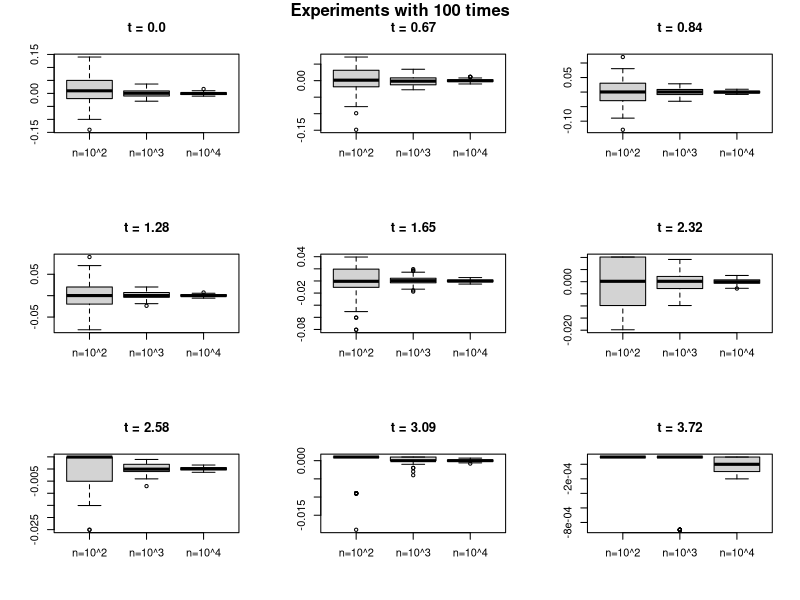

The R source for this figure:
## ---- chunk 1
knitr::opts_chunk$set(echo = TRUE)
## ---- chunk 2
N <- c(100 ,1000, 10000);  Ts <- c(0.0, 0.67, 0.84, 1.28, 1.65, 2.32, 2.58, 3.09, 3.72)
experiment <- array( 0, dim = c(length(N), length(Ts), 100) )

for (expe in 1:100) {
  for (t in 1:length(Ts)) {
    for (n in 1:length(N)) {
      temp <- rnorm(N[n], mean = 0, sd = 1)
      experiment[n ,t , expe] <- sum( ifelse( temp <= Ts[t], 1, 0 ) ) / N[n]
    }
  }
}


## ---- chunk 3
library(knitr)
knitr::kable(data.frame(rbind(experiment[,,1], pnorm(Ts))), format = "markdown", 
             row.names = T, col.names = Ts)
## ---- chunk 4
par(mfrow=c(3,3))
boxplot(t(experiment[,1,])-pnorm(Ts[1]), names=c("n=10^2","n=10^3","n=10^4"))
title("t = 0.0")
boxplot(t(experiment[,2,])-pnorm(Ts[2]), names=c("n=10^2","n=10^3","n=10^4"))
title("t = 0.67")
boxplot(t(experiment[,3,])-pnorm(Ts[3]), names=c("n=10^2","n=10^3","n=10^4"))
title("t = 0.84")
boxplot(t(experiment[,4,])-pnorm(Ts[4]), names=c("n=10^2","n=10^3","n=10^4"))
title("t = 1.28")
boxplot(t(experiment[,5,])-pnorm(Ts[5]), names=c("n=10^2","n=10^3","n=10^4"))
title("t = 1.65")
boxplot(t(experiment[,6,])-pnorm(Ts[6]), names=c("n=10^2","n=10^3","n=10^4"))
title("t = 2.32")
boxplot(t(experiment[,7,])-pnorm(Ts[7]), names=c("n=10^2","n=10^3","n=10^4"))
title("t = 2.58")
boxplot(t(experiment[,8,])-pnorm(Ts[8]), names=c("n=10^2","n=10^3","n=10^4"))
title("t = 3.09")
boxplot(t(experiment[,9,])-pnorm(Ts[9]), names=c("n=10^2","n=10^3","n=10^4"))
title("t = 3.72")
par(mfrow=c(1,1))
#title(main = "My Title", line = -0.5, outer=TRUE)
mtext("Experiments with 100 times", side=3, line=-1, outer=TRUE, cex=1, font=2)
